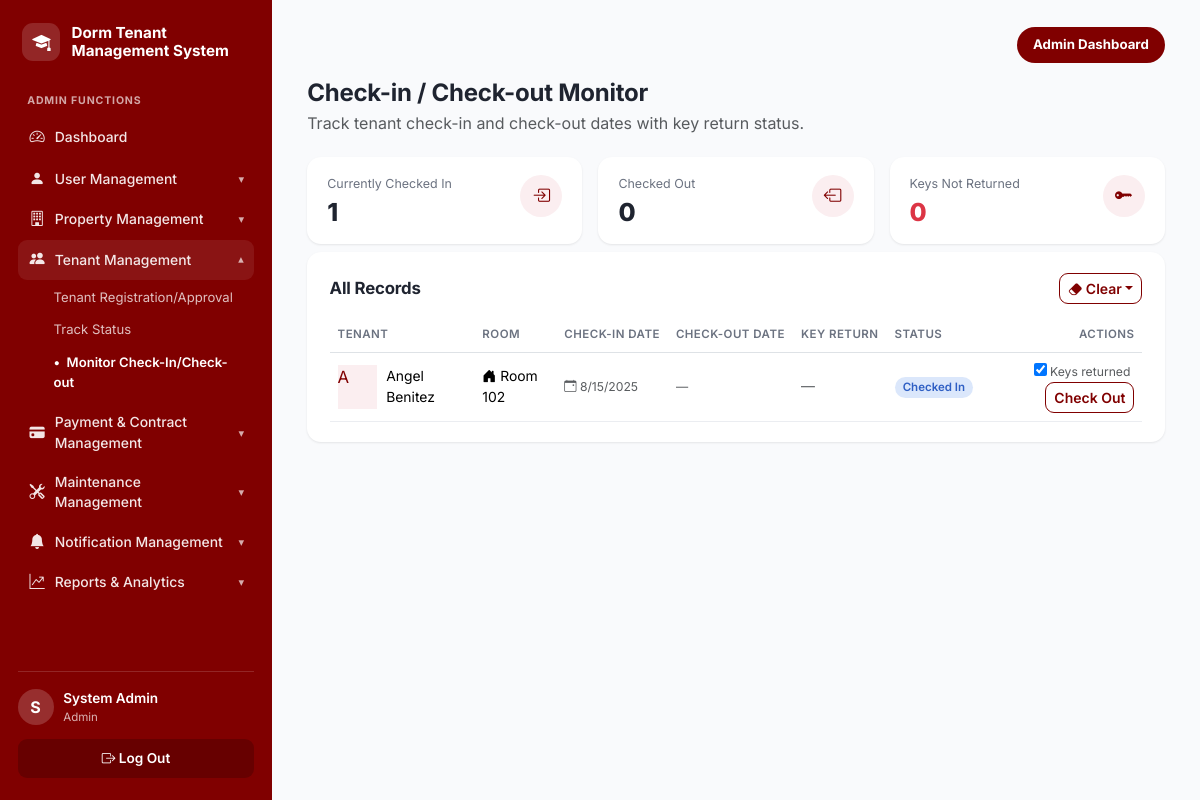
Page /admin/checkinout.php (signed in) on the committed database.
### tables this page shows
CREATE TABLE tenants (
  tenant_id         INT UNSIGNED AUTO_INCREMENT PRIMARY KEY,
  user_id           INT UNSIGNED NOT NULL,
  room_id           INT UNSIGNED DEFAULT NULL,
  checkin_date      DATE DEFAULT NULL,
  checkout_date     DATE DEFAULT NULL,
  status            ENUM('Pending','Active','Evicted','Checked Out')
                    NOT NULL DEFAULT 'Pending',
  key_returned      BOOLEAN NOT NULL DEFAULT FALSE,
  approval_status   ENUM('Pending','Approved','Rejected')
                    NOT NULL DEFAULT 'Pending',
  rejection_reason  TEXT DEFAULT NULL,
  emergency_contact VARCHAR(100),
  emergency_phone   VARCHAR(20),
  date_registered   TIMESTAMP NOT NULL DEFAULT CURRENT_TIMESTAMP,
  CONSTRAINT fk_tenant_user FOREIGN KEY (user_id) REFERENCES users(user_id) ON DELETE CASCADE,
  CONSTRAINT fk_tenant_room FOREIGN KEY (room_id) REFERENCES dorm_rooms(room_id) ON DELETE SET NULL,
  UNIQUE KEY uq_tenant_user (user_id),
  INDEX idx_tenant_status (status),
  INDEX idx_tenant_approval (approval_status),
  INDEX idx_tenant_room (room_id)
);

CREATE TABLE users (
  user_id       INT UNSIGNED AUTO_INCREMENT PRIMARY KEY,
  first_name    VARCHAR(50)  NOT NULL,
  last_name     VARCHAR(50)  NOT NULL,
  email         VARCHAR(100) NOT NULL,
  password_hash VARCHAR(255) NOT NULL,
  reset_otp         VARCHAR(10) DEFAULT NULL,
  reset_otp_expires DATETIME DEFAULT NULL,
  password_changed_at DATETIME DEFAULT NULL,
  age           TINYINT UNSIGNED DEFAULT NULL,
  phone         VARCHAR(20)  DEFAULT NULL,
  role          ENUM('admin','tenant') NOT NULL DEFAULT 'tenant',
  is_active     BOOLEAN NOT NULL DEFAULT TRUE,
  last_login    DATETIME DEFAULT NULL,
  date_created  TIMESTAMP NOT NULL DEFAULT CURRENT_TIMESTAMP,
  UNIQUE KEY uq_users_email (email),
  INDEX idx_users_role (role)
);

CREATE TABLE dorm_rooms (
  room_id      INT UNSIGNED AUTO_INCREMENT PRIMARY KEY,
  room_number  VARCHAR(10)  NOT NULL,
  room_type    VARCHAR(50)  NOT NULL,         
  capacity     TINYINT UNSIGNED NOT NULL DEFAULT 1,
  monthly_rate DECIMAL(10,2) NOT NULL,
  floor_number TINYINT NOT NULL DEFAULT 1,
  status       ENUM('Available','Occupied','Under Maintenance','Reserved')
               NOT NULL DEFAULT 'Available',
  description  TEXT,
  date_added   TIMESTAMP NOT NULL DEFAULT CURRENT_TIMESTAMP,
  UNIQUE KEY uq_room_number (room_number),
  INDEX idx_room_status (status),
  INDEX idx_room_type (room_type)
);

### includes/functions.php (called while the page is built, shortened)
<?php
function clean(?string $value): string
{
    return htmlspecialchars(trim($value ?? ''), ENT_QUOTES, 'UTF-8');
}
function paginate(PDO $db, string $baseSql, string $countSql, array $params = [], int $perPage = 12): array
{
    $countStmt = $db->prepare($countSql);
    $countStmt->execute($params);
    $total = (int) $countStmt->fetch()['c'];
    $totalPages = max(1, (int) ceil($total / $perPage));
    $page = max(1, min($totalPages, (int) ($_GET['page'] ?? 1)));
    $offset = ($page - 1) * $perPage;
    $stmt = $db->prepare($baseSql . " LIMIT {$perPage} OFFSET {$offset}");
    $stmt->execute($params);
    return ['rows' => $stmt->fetchAll(), 'page' => $page, 'totalPages' => $totalPages, 'total' => $total];
}

### admin/checkinout.php (the view, shortened to what this page needs)
<?php
$db = get_db();
$checkedIn  = (int) $db->query("SELECT COUNT(*) c FROM tenants WHERE status = 'Active'")->fetch()['c'];
$checkedOut = (int) $db->query("SELECT COUNT(*) c FROM tenants WHERE status = 'Checked Out'")->fetch()['c'];
$keysOut    = (int) $db->query("SELECT COUNT(*) c FROM tenants WHERE status = 'Checked Out' AND key_returned = FALSE")->fetch()['c'];
$result = paginate(
    $db,
    "SELECT t.*, u.first_name, u.last_name, r.room_number
     FROM tenants t
     JOIN users u ON u.user_id = t.user_id
     LEFT JOIN dorm_rooms r ON r.room_id = t.room_id
     WHERE t.status IN ('Active','Checked Out')
       AND t.tenant_id NOT IN (SELECT tenant_id FROM dismissed_records WHERE page = 'checkinout')
     ORDER BY FIELD(t.status,'Active','Checked Out'), t.checkin_date DESC",
    "SELECT COUNT(*) c FROM tenants t WHERE t.status IN ('Active','Checked Out')
       AND t.tenant_id NOT IN (SELECT tenant_id FROM dismissed_records WHERE page = 'checkinout')"
);
$records = $result['rows'];
include __DIR__ . '/../includes/header.php';
?>
<div class="page-header"><div><h1>Check-in / Check-out Monitor</h1><p class="text-muted">Track tenant check-in and check-out dates with key return status.</p></div></div>
<div class="stat-grid stat-grid-3">
  <div class="stat-card"><div class="stat-card-body"><div class="stat-label">Currently Checked In</div><div class="stat-value"><?= $checkedIn ?></div></div><div class="stat-icon stat-icon-outline"><i class="bi bi-box-arrow-in-right"></i></div></div>
  <div class="stat-card"><div class="stat-card-body"><div class="stat-label">Checked Out</div><div class="stat-value"><?= $checkedOut ?></div></div><div class="stat-icon stat-icon-outline"><i class="bi bi-box-arrow-left"></i></div></div>
  <div class="stat-card"><div class="stat-card-body"><div class="stat-label">Keys Not Returned</div><div class="stat-value text-danger"><?= $keysOut ?></div></div><div class="stat-icon stat-icon-outline"><i class="bi bi-key-fill"></i></div></div>
</div>
<div class="panel mt-2">
  <div class="panel-header">
    <h2>All Records</h2>
    <?php if ($records): ?>
    <div class="dropdown">
      <button class="btn btn-sm btn-outline-maroon dropdown-toggle" type="button" data-bs-toggle="dropdown"><i class="bi bi-eraser-fill"></i> Clear</button>
    </div>
    <?php endif; ?>
  </div>
  <div class="table-responsive">
    <table class="table app-table align-middle">
      <thead><tr><th>Tenant</th><th>Room</th><th>Check-in Date</th><th>Check-out Date</th><th>Key Return</th><th>Status</th><th class="text-end">Actions</th></tr></thead>
      <tbody>
      <?php foreach ($records as $t): ?>
        <tr>
          <td>
            <div class="cell-person">
              <div class="user-avatar-md" style="color:var(--maroon);background:var(--maroon-soft);"><?= clean(strtoupper(substr($t['first_name'], 0, 1))) ?></div>
              <div><?= clean($t['first_name'] . ' ' . $t['last_name']) ?></div>
            </div>
          </td>
          <td><?= $t['room_number'] ? '<i class="bi bi-house-door-fill"></i> Room ' . clean($t['room_number']) : '<span class="text-muted">—</span>' ?></td>
          <td class="text-muted small"><i class="bi bi-calendar-event"></i> <?= $t['checkin_date'] ? clean(date('n/j/Y', strtotime($t['checkin_date']))) : '—' ?></td>
          <td class="text-muted small"><?= $t['checkout_date'] ? '<i class="bi bi-calendar-event"></i> ' . clean(date('n/j/Y', strtotime($t['checkout_date']))) : '—' ?></td>
          <td>
            <?php if ($t['status'] !== 'Checked Out'): ?>
              <span class="text-muted">—</span>
            <?php elseif ($t['key_returned']): ?>
              <span class="badge badge-success">Returned</span>
            <?php else: ?>
              <span class="badge badge-danger">Not Returned</span>
            <?php endif; ?>
          </td>
          <td><span class="badge badge-<?= $t['status'] === 'Active' ? 'info' : 'secondary' ?>"><?= $t['status'] === 'Active' ? 'Checked In' : 'Checked Out' ?></span></td>
          <td class="text-end">
            <?php if ($t['status'] === 'Active'): ?>
              <form method="post" class="d-inline" onsubmit="return confirm('Check out this tenant?');">
                <label class="small text-muted me-1"><input type="checkbox" name="keys_returned" checked> Keys returned</label>
                <button class="btn btn-sm btn-outline-maroon">Check Out</button>
              </form>
            <?php else: ?>
              <span class="text-muted small">—</span>
            <?php endif; ?>
          </td>
        </tr>
      <?php endforeach; ?>
      </tbody>
    </table>
  </div>
</div>
<?php include __DIR__ . '/../includes/footer.php'; ?>

### assets/css/style.css (style rules this page uses)
:root { --maroon: #800000; --maroon-dark: #5c1115; --maroon-darker: #47080b; --maroon-light: #a12238; --maroon-soft: #fbeef0; --maroon-tint: rgba(255,255,255,.10); --bg: #f9fafc; --card-bg: #ffffff; --text: #1f2430; --text-muted: #6b7280; --border: #ebedf1; --radius: 14px; --radius-sm: 9px; --radius-lg: 22px; --shadow: 0 1px 3px rgba(20, 10, 12, 0.05), 0 1px 2px rgba(20, 10, 12, 0.04); --shadow-lg: 0 20px 50px rgba(40, 5, 10, .18); --blue-bg: #dbe7fb; --blue-text: #2f5fc4; --green-bg: #dcf3e3; --green-text: #1e8a4c; --amber-bg: #faf1c6; --amber-text: #9a7a09; --red-bg: #fadadb; --red-text: #c23b3f; --gray-bg: #e8e9ed; --gray-text: #5b6270; }
* { box-sizing: border-box; }
body { font-family: 'Inter', -apple-system, BlinkMacSystemFont, 'Segoe UI', sans-serif; background: var(--bg); color: var(--text); margin: 0; }
h1, h2, h3 { font-weight: 700; letter-spacing: -0.01em; }
.user-avatar-md { width: 44px; height: 44px; font-size: 1.05rem; background: var(--maroon-soft); color: var(--maroon); }
.page-header { display: flex; justify-content: space-between; align-items: flex-start; gap: 1rem; flex-wrap: wrap; margin-bottom: 1.4rem; }
.page-header h1 { font-size: 1.5rem; margin: 0 0 .2rem; }
.page-header p { margin: 0; color: var(--text-muted); }
.stat-grid { display: grid; grid-template-columns: repeat(4, 1fr); gap: 1rem; }
.stat-grid-3 { grid-template-columns: repeat(3, 1fr); }
.stat-card { background: var(--card-bg); border-radius: var(--radius); padding: 1.1rem 1.25rem; box-shadow: var(--shadow); display: flex; justify-content: space-between; align-items: flex-start; gap: .6rem; }
.stat-card-body { min-width: 0; }
.stat-label { font-size: .78rem; color: var(--text-muted); margin-bottom: .35rem; }
.stat-value { font-size: 1.55rem; font-weight: 800; line-height: 1.1; }
.stat-icon { width: 42px; height: 42px; border-radius: 50%; flex-shrink: 0; display: flex; align-items: center; justify-content: center; font-size: 1.1rem; }
.stat-icon-outline { background: var(--maroon-soft); color: var(--maroon); }
.panel { background: var(--card-bg); border-radius: var(--radius); padding: 1.3rem 1.4rem; box-shadow: var(--shadow); margin-bottom: 0; }
.panel-header { display: flex; justify-content: space-between; align-items: center; margin-bottom: .9rem; gap: .75rem; flex-wrap: wrap; }
.panel-header h2 { font-size: 1.05rem; margin: 0; }
.app-table { font-size: .87rem; margin-bottom: 0; }
.app-table th { color: var(--text-muted); font-weight: 600; font-size: .72rem; text-transform: uppercase; letter-spacing: .04em; border-bottom-width: 1px; white-space: nowrap; }
.app-table td { vertical-align: middle; border-color: var(--border); }
.cell-person { display: flex; align-items: center; gap: .6rem; }
.badge { font-weight: 600; font-size: .72rem; padding: .38em .7em; border-radius: 999px; }
.badge-info { background: var(--blue-bg); color: var(--blue-text); }
.btn-outline-maroon { border: 1px solid var(--maroon); color: var(--maroon); font-weight: 600; background: transparent; border-radius: var(--radius-sm); }
.btn { border-radius: var(--radius-sm); }

### rows in the picture
tenants: user.first_name "A", user.last_name "Angel Benitez", room.room_number "102", checkin_date "8/15/2025", status "Checked In"

### other values in the picture
$label "User Management"
$label "Property Management"
$label "Tenant Management"
$subLabel "Tenant Registration/Approval"
$subLabel "Track Status"
$subLabel "Monitor Check-In/Check-out"
$label "Payment & Contract Management"
$label "Maintenance Management"
$label "Notification Management"
$label "Reports & Analytics"
substr($_SESSION['first_name'] ?? '?', 0, 1) "S"
$role "Admin"
$checkedIn "1"
$checkedOut "0"
$keysOut "0"
